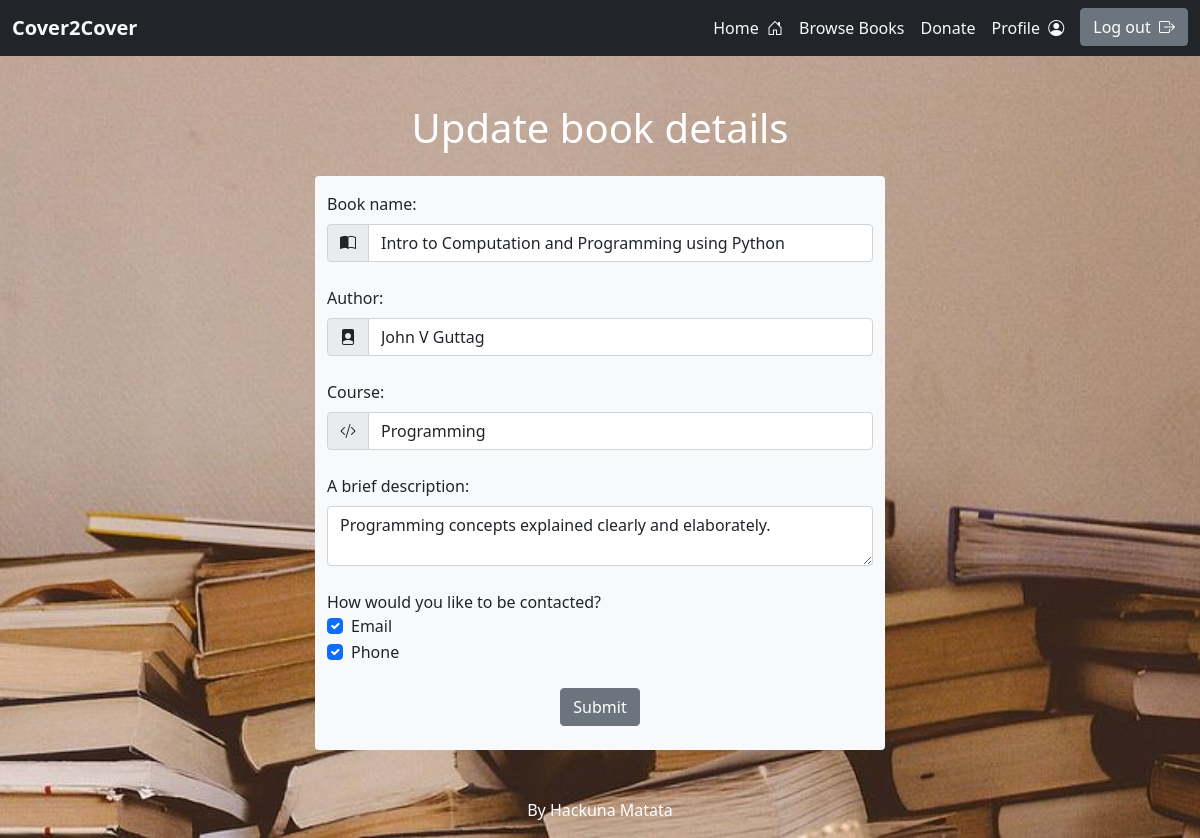
/updateBook/52 (signed in), run on the app's committed database.
### take/models.py (models this page shows, shortened)
class Take(models.Model):
    roll=models.ForeignKey(User, on_delete=models.SET_NULL, null=True)
    name=models.CharField(max_length=200)
    description=models.TextField(null=True, blank=True)
    auth=models.CharField(max_length=200,null=True, blank=True)
    contact=models.CharField(max_length=200,null=True, blank=True) #email
    mob=models.IntegerField(null=True, blank=True)
    time=models.DateTimeField(auto_now_add=True)
    course=models.CharField(max_length=200, null=True)
    cname=models.CharField(max_length=100, null=True)
    class Meta:
        ordering=['name']

### take/views.py (the view, shortened to what this page needs)
# urls.py: path('updateBook/<str:pk>', views.updateBook, name='edit-book'),
@login_required(login_url='login')
def updateBook(request, pk):
    take=Take.objects.get(id=pk)
    form=BookForm(instance=take)
    updatetitle=True
    if take.mob !=None:
        ccmn=True
    else:
        ccmn=False
    if take.contact !=None:
        ccem=True
    else:
        ccem=False
    context={'form': form, 'take':take, 'ccem':ccem, 'ccmn':ccmn, 'updatetitle': updatetitle}
    return render(request, 'take/post.html', context)

### take/forms.py
class BookForm(ModelForm):
    class Meta:
        model=Take
        fields='__all__'
        exclude=['roll','cname','contact','mob']

### take/templates/take/post.html (shortened to what this page needs)
{% load static %}
<html lang="en">
<head>
    <link href="https://cdn.jsdelivr.net/npm/bootstrap@5.1.3/dist/css/bootstrap.min.css" rel="stylesheet">
    <link rel="stylesheet" href="https://cdn.jsdelivr.net/npm/bootstrap-icons@1.8.0/font/bootstrap-icons.css">
</head>
<body style="background-image: url(/static/img/post.jpg); background-repeat: no-repeat; background-size: cover; background-position: center;">
    {% include 'navbar.html' %}
    <Section>
        <div class="container-lg">
            <div class="text-center mt-5">
                <h1 class="text-white">{% if updatetitle %}Update book details{% else %}Donate a book{% endif %}</h1>
            </div>
            <div class="row justify-content-center my-4">
                <div class="col-lg-6 bg-light rounded ">
                    <form method="POST" action="">
                        <label for="bookname" class="form-label mt-3">Book name:</label>
                        <div class="mb-4 input-group">
                            <span class="input-group-text">
                                <i class="bi bi-book-half"></i>
                            </span>
                            <input type="text" class="form-control" id="bookname" name="name" value="{{take.name}}" placeholder="e.g. Let Us C">
                        </div>
                        <label for="author" class="form-label">Author:</label>
                        <div class="mb-4 input-group">
                            <span class="input-group-text">
                                <i class="bi bi-file-person-fill"></i>
                            </span>
                            <input type="text" class="form-control" id="author" name="auth" value="{{take.auth}}" placeholder="e.g. Yashavant Kanetkar">
                        </div>
                        <label for="subject" class="form-label">Course:</label>
                        <div class="mb-4 input-group">
                            <span class="input-group-text">
                                <i class="bi bi-code-slash"></i>
                            </span>
                            <input type="text" class="form-control" id="subject" name="course" value="{{take.course}}" placeholder="e.g. C Programming">
                        </div>
                        <label for="description" class="form-label">A brief description:</label>
                        <textarea id="description" class="form-control mb-4" name="description" style="height: 60px">{{take.description}}</textarea>
                        <p class="mb-0">How would you like to be contacted?</p>
                        <div class="form-check">
                            <input class="form-check-input" type="checkbox" name="em" id="email" {% if ccem %}checked{% endif %}>
                            <label class="form-check-label" for="email">
                              Email
                            </label>
                        </div>
                        <div class="form-check">
                            <input class="form-check-input" type="checkbox" name="mn" id="phone"{% if ccmn %}checked{% endif %}>
                            <label class="form-check-label" for="phone">
                              Phone
                            </label>
                        </div>
                        <div class="my-4 text-center">
                            <button type="submit" class="btn btn-secondary">Submit</button>
                        </div>
                    </form>
                </div>
            </div>
        </div>
    </Section>
</body>
<footer class = "mt-5 mb-3">
    <p class="text-white text-center">By Hackuna Matata</p>
</footer>
</html>

### data on the page
Take: name "Intro to Computation and Programming using Python", auth "John V Guttag", course "Programming", description "Programming concepts explained clearly and elaborately."
